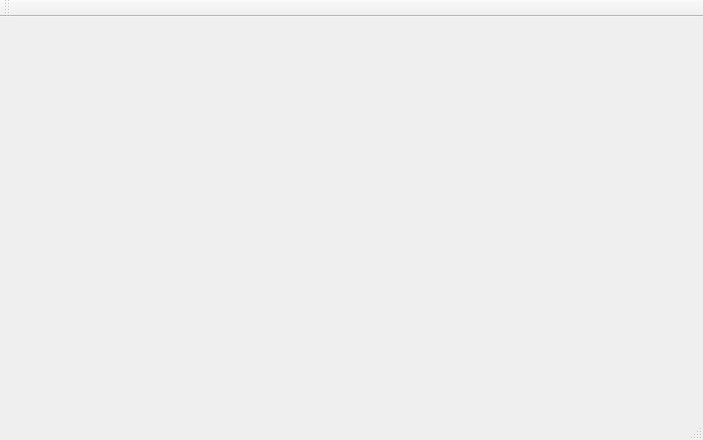
<?xml version="1.0" encoding="UTF-8"?>
<ui version="4.0">
 <class>MainWindow</class>
 <widget class="QMainWindow" name="MainWindow">
  <property name="geometry">
   <rect>
    <x>0</x>
    <y>0</y>
    <width>703</width>
    <height>440</height>
   </rect>
  </property>
  <property name="windowTitle">
   <string>MainWindow</string>
  </property>
  <widget class="QWidget" name="centralWidget">
   <widget class="QConsole" name="widget" native="true">
    <property name="geometry">
     <rect>
      <x>10</x>
      <y>270</y>
      <width>671</width>
      <height>91</height>
     </rect>
    </property>
   </widget>
   <widget class="GLWidget" name="widget_2" native="true">
    <property name="geometry">
     <rect>
      <x>80</x>
      <y>50</y>
      <width>551</width>
      <height>191</height>
     </rect>
    </property>
   </widget>
  </widget>
  <widget class="QMenuBar" name="menuBar">
   <property name="geometry">
    <rect>
     <x>0</x>
     <y>0</y>
     <width>703</width>
     <height>26</height>
    </rect>
   </property>
  </widget>
  <widget class="QToolBar" name="mainToolBar">
   <attribute name="toolBarArea">
    <enum>TopToolBarArea</enum>
   </attribute>
   <attribute name="toolBarBreak">
    <bool>false</bool>
   </attribute>
  </widget>
  <widget class="QStatusBar" name="statusBar"/>
 </widget>
 <layoutdefault spacing="6" margin="11"/>
 <customwidgets>
  <customwidget>
   <class>QConsole</class>
   <extends>QWidget</extends>
   <header>qconsole.h</header>
   <container>1</container>
  </customwidget>
  <customwidget>
   <class>GLWidget</class>
   <extends>QWidget</extends>
   <header>glwidget.h</header>
   <container>1</container>
  </customwidget>
 </customwidgets>
 <resources/>
 <connections/>
</ui>
